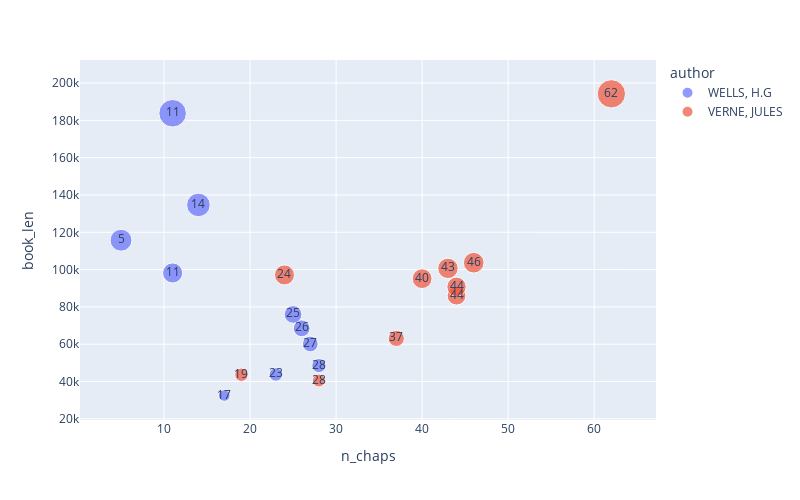

This figure's notebook cell:
### Code cell
px.scatter(LIB[LIB.chap_regex.notnull()], 'n_chaps', 'book_len', color='author', text='n_chaps', size='book_len', hover_name='title', width=800, height=500)

### Figure 1 — Plotly figure (JSON) as saved in the notebook; plotly's stock layout.template omitted (floating-point values rounded to 4 significant figures)
{"data": [{"hovertemplate": "<b>%{hovertext}</b><br><br>author=WELLS, H.G<br>n_chaps=%{text}<br>book_len=%{marker.size}<extra></extra>", "hovertext": ["The Time Machine", "The Island of Doctor Moreau", "The Invisible Man A Grotesque Romance", "The War of the Worlds", "The First Men in the Moon", "The Sleeper Awakes", "The War in the Air", "The World Set Free", "Tono-Bungay", "A Modern Utopia"], "legendgroup": "WELLS, H.G", "marker": {"color": "#636efa", "size": [32506, 43782, 48562, 60129, 68534, 75981, 98207, 115742, 134677, 183804], "sizemode": "area", "sizeref": 485.6, "symbol": "circle"}, "mode": "markers+text", "name": "WELLS, H.G", "orientation": "v", "showlegend": true, "text": ["17", "23", "28", "27", "26", "25", "11", "5", "14", "11"], "type": "scatter", "x": [17, 23, 28, 27, 26, 25, 11, 5, 14, 11], "xaxis": "x", "y": [32506, 43782, 48562, 60129, 68534, 75981, 98207, 115742, 134677, 183804], "yaxis": "y"}, {"hovertemplate": "<b>%{hovertext}</b><br><br>author=VERNE, JULES<br>n_chaps=%{text}<br>book_len=%{marker.size}<extra></extra>", "hovertext": ["From the Earth to the Moon", "The Underground City", "Around the World in Eighty Days", "A Journey to the Centre of the Earth", "Five Weeks in a Balloon", "Eight Hundred Leagues on the Amazon", "All Around the Moon", "Off on a Comet!", "Twenty Thousand Leagues under the Sea", "The Mysterious Island"], "legendgroup": "VERNE, JULES", "marker": {"color": "#EF553B", "size": [40559, 43662, 63114, 86039, 90793, 95162, 97152, 100671, 103694, 194229], "sizemode": "area", "sizeref": 485.6, "symbol": "circle"}, "mode": "markers+text", "name": "VERNE, JULES", "orientation": "v", "showlegend": true, "text": ["28", "19", "37", "44", "44", "40", "24", "43", "46", "62"], "type": "scatter", "x": [28, 19, 37, 44, 44, 40, 24, 43, 46, 62], "xaxis": "x", "y": [40559, 43662, 63114, 86039, 90793, 95162, 97152, 100671, 103694, 194229], "yaxis": "y"}], "layout": {"height": 500, "legend": {"itemsizing": "constant", "title": {"text": "author"}, "tracegroupgap": 0}, "margin": {"t": 60}, "width": 800, "xaxis": {"anchor": "y", "autorange": true, "domain": [0, 1], "range": [0.2038, 67.22], "title": {"text": "n_chaps"}, "type": "linear"}, "yaxis": {"anchor": "x", "autorange": true, "domain": [0, 1], "range": [19390.0, 212400.0], "title": {"text": "book_len"}, "type": "linear"}}}
